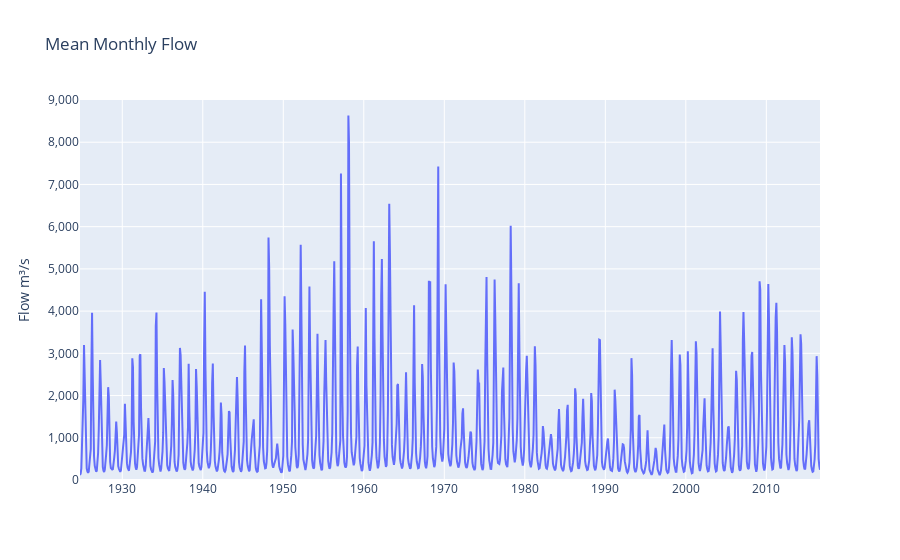

Source (notebook cell):
### Markdown cell above
# Plot

### Code cell
fig = go.Figure(
    data=[go.Scatter(x=monthly['DateFrom'], y=monthly['Flow_mean'])],
    layout_title_text='Mean Monthly Flow',
    layout_yaxis_title_text='Flow m\u00B3/s',
    layout_yaxis_separatethousands=True,
    layout_yaxis_range=(0,9000)
    
)
fig.show()

### Figure 1 — Plotly figure (JSON) as saved in the notebook; plotly's stock layout.template omitted (floating-point values rounded to 4 significant figures; data arrays with more than 128 entries replaced by an {"elided": "..."} marker saying what was removed)
{"data": [{"type": "scatter", "x": {"elided": "1104 str values"}, "y": {"elided": "1104 float values"}}], "layout": {"autosize": true, "title": {"text": "Mean Monthly Flow"}, "xaxis": {"autorange": true, "range": ["1924-10-01", "2016-09-01"], "type": "date"}, "yaxis": {"range": [0, 9000], "separatethousands": true, "title": {"text": "Flow m³/s"}, "type": "linear"}}}
